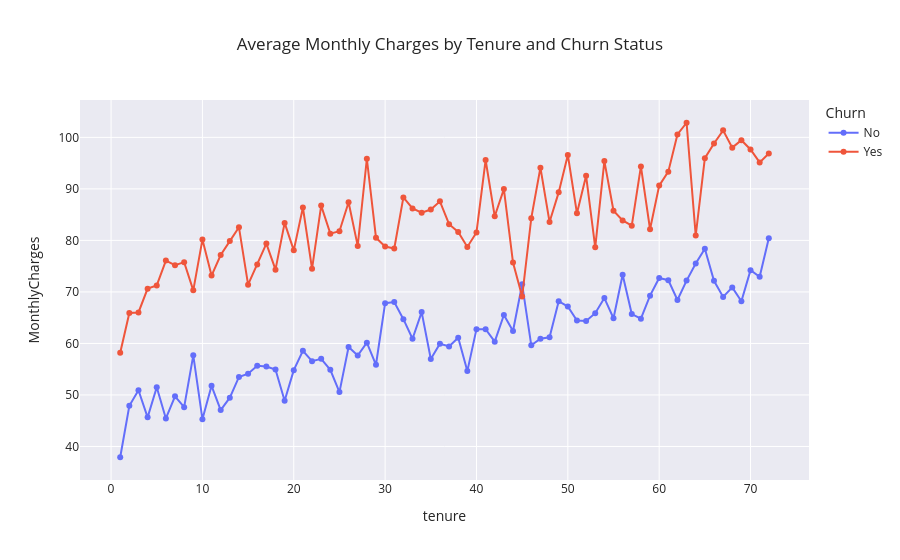

The cell this chart's notebook holds for it:
### Code cell
#Average Montly Charges trend with increasing tenure of both Churn and retained 

#Churned customers pay higher monthly charges

#Monthly charges increase slightly with tenure Customers with longer tenure tend to have slightly higher monthly charges, possibly 
#because they upgrade to premium plans or add more services over time.

#Gap between churned and retained customers 
#Even at the same tenure, churned customers usually pay noticeably more than retained customers.


import plotly.express as px

line_df = (
    df.groupby(["tenure", "Churn"])["MonthlyCharges"]
      .mean()
      .reset_index()
)

fig = px.line(
    line_df,
    x="tenure",
    y="MonthlyCharges",
    color="Churn",
    markers=True,
    title="Average Monthly Charges by Tenure and Churn Status"
)

fig.update_layout(template="seaborn")

fig.show()

### Figure 1 — Plotly figure (JSON) as saved in the notebook; plotly's stock layout.template omitted (floating-point values rounded to 4 significant figures)
{"data": [{"hovertemplate": "Churn=No<br>tenure=%{x}<br>MonthlyCharges=%{y}<extra></extra>", "legendgroup": "No", "line": {"color": "#636efa", "dash": "solid"}, "marker": {"symbol": "circle"}, "mode": "lines+markers", "name": "No", "orientation": "v", "showlegend": true, "type": "scatter", "x": [1, 2, 3, 4, 5, 6, 7, 8, 9, 10, 11, 12, 13, 14, 15, 16, 17, 18, 19, 20, 21, 22, 23, 24, 25, 26, 27, 28, 29, 30, 31, 32, 33, 34, 35, 36, 37, 38, 39, 40, 41, 42, 43, 44, 45, 46, 47, 48, 49, 50, 51, 52, 53, 54, 55, 56, 57, 58, 59, 60, 61, 62, 63, 64, 65, 66, 67, 68, 69, 70, 71, 72], "xaxis": "x", "y": [37.91, 47.88, 50.92, 45.65, 51.48, 45.45, 49.74, 47.64, 57.69, 45.3, 51.77, 47.06, 49.48, 53.49, 54.14, 55.67, 55.52, 54.93, 48.89, 54.82, 58.59, 56.57, 57.01, 54.88, 50.56, 59.32, 57.64, 60.14, 55.86, 67.81, 68.04, 64.71, 60.92, 66.08, 56.97, 59.93, 59.42, 61.12, 54.63, 62.77, 62.77, 60.34, 65.52, 62.41, 71.48, 59.64, 60.92, 61.19, 68.2, 67.16, 64.43, 64.37, 65.87, 68.8, 64.9, 73.34, 65.71, 64.81, 69.28, 72.7, 72.28, 68.44, 72.2, 75.51, 78.36, 72.17, 69.03, 70.88, 68.19, 74.21, 72.95, 80.42], "yaxis": "y"}, {"hovertemplate": "Churn=Yes<br>tenure=%{x}<br>MonthlyCharges=%{y}<extra></extra>", "legendgroup": "Yes", "line": {"color": "#EF553B", "dash": "solid"}, "marker": {"symbol": "circle"}, "mode": "lines+markers", "name": "Yes", "orientation": "v", "showlegend": true, "type": "scatter", "x": [1, 2, 3, 4, 5, 6, 7, 8, 9, 10, 11, 12, 13, 14, 15, 16, 17, 18, 19, 20, 21, 22, 23, 24, 25, 26, 27, 28, 29, 30, 31, 32, 33, 34, 35, 36, 37, 38, 39, 40, 41, 42, 43, 44, 45, 46, 47, 48, 49, 50, 51, 52, 53, 54, 55, 56, 57, 58, 59, 60, 61, 62, 63, 64, 65, 66, 67, 68, 69, 70, 71, 72], "xaxis": "x", "y": [58.2, 65.92, 66.01, 70.64, 71.27, 76.09, 75.18, 75.78, 70.31, 80.16, 73.16, 77.16, 79.86, 82.54, 71.41, 75.31, 79.39, 74.33, 83.4, 78.07, 86.39, 74.48, 86.75, 81.31, 81.78, 87.39, 78.93, 95.85, 80.52, 78.82, 78.44, 88.35, 86.21, 85.37, 86.0, 87.58, 83.15, 81.64, 78.73, 81.54, 95.6, 84.68, 89.96, 75.69, 69.11, 84.32, 94.11, 83.57, 89.32, 96.59, 85.26, 92.54, 78.65, 95.39, 85.76, 83.88, 82.85, 94.36, 82.16, 90.63, 93.35, 100.6, 102.8, 80.94, 95.96, 98.82, 101.4, 98.01, 99.45, 97.65, 95.13, 96.88], "yaxis": "y"}], "layout": {"legend": {"title": {"text": "Churn"}, "tracegroupgap": 0}, "title": {"text": "Average Monthly Charges by Tenure and Churn Status"}, "xaxis": {"anchor": "y", "domain": [0, 1], "title": {"text": "tenure"}}, "yaxis": {"anchor": "x", "domain": [0, 1], "title": {"text": "MonthlyCharges"}}}}
